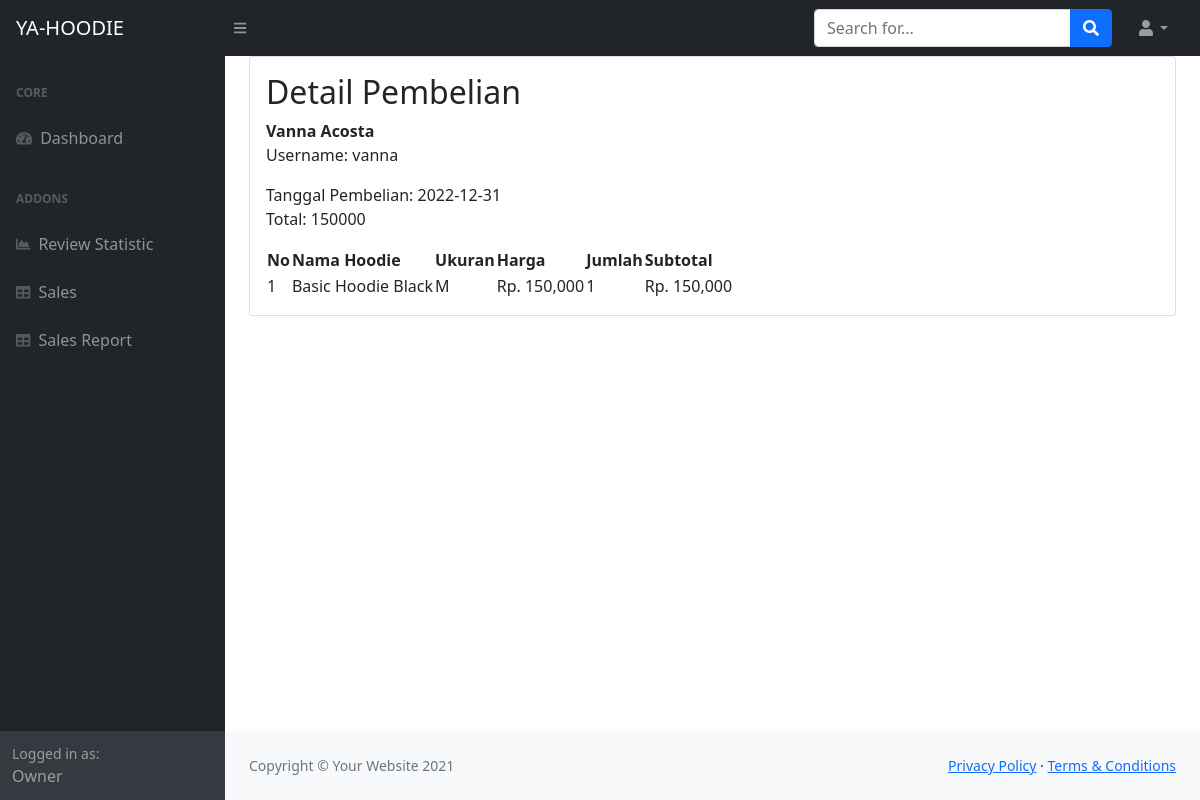
Page /yahoodie/dashboardOwner.php?halaman=detail&id=16 on the committed database.
### tables this page shows
CREATE TABLE `pembelian` (
  `id_pembelian` int NOT NULL,
  `idUser` int NOT NULL,
  `tanggal_pembelian` date NOT NULL,
  `total_pembelian` int NOT NULL,
  `alamat` varchar(255) NOT NULL
);

CREATE TABLE `users` (
  `idUser` int NOT NULL,
  `fullname` varchar(255) NOT NULL,
  `username` varchar(255) NOT NULL,
  `password` varchar(255) NOT NULL
);

CREATE TABLE `pembelian_produk` (
  `id_pembelian_produk` int NOT NULL,
  `id_pembelian` int NOT NULL,
  `kodeHoodie` int NOT NULL,
  `jumlah` int NOT NULL
);

CREATE TABLE `hoodie` (
  `kodeHoodie` int NOT NULL,
  `idAdmin` int NOT NULL,
  `namaHoodie` varchar(255) NOT NULL,
  `tipe` varchar(255) NOT NULL,
  `ukuran` varchar(255) NOT NULL,
  `harga` varchar(255) NOT NULL,
  `stock` varchar(255) NOT NULL,
  `gambar` varchar(255) DEFAULT NULL
);

### yahoodie/detail.php (the view)
<div class="container-fluid px-4">
    <div class="card mb-4">
        <div class="card-body">
            <h2>Detail Pembelian</h2>
            <?php
                include 'db.php';
                $hasil = mysqli_query($mysqli, "SELECT * FROM pembelian JOIN users ON pembelian.idUser=users.idUser WHERE pembelian.id_pembelian='$_GET[id]'");
                $detail = $hasil->fetch_assoc()
            ?>
            <strong><?php echo $detail['fullname'];?></strong><br>
            <p>
                Username: <?php echo $detail['username'];?>
            </p>
            <p>
                Tanggal Pembelian: <?php echo $detail['tanggal_pembelian'];?> <br>
                Total: <?php echo $detail['total_pembelian'];?>
            </p>
            <table id="datatablesSimple">
                <thead>
                    <tr>
                        <th>No</th>
                        <th>Nama Hoodie</th>
                        <th>Ukuran</th>
                        <th>Harga</th>
                        <th>Jumlah</th>
                        <th>Subtotal</th>
                    </tr>
                </thead>
                <tbody>
                    <?php
                        $nomor = 1;
                        $hasil = mysqli_query($mysqli, "SELECT * FROM pembelian_produk JOIN hoodie ON pembelian_produk.kodeHoodie=hoodie.kodeHoodie
                            WHERE pembelian_produk.id_pembelian='$_GET[id]'");
                        while ($pecah = $hasil->fetch_assoc()) {
                    ?>
                    <tr>
                        <td><?php echo $nomor; ?></td>
                        <td><?php echo $pecah['namaHoodie']; ?></td>
                        <td><?php echo $pecah['ukuran']; ?></td>
                        <td>Rp. <?php echo number_format($pecah['harga']); ?></td>
                        <td><?php echo $pecah['jumlah']; ?></td>
                        <td>
                            Rp. <?php echo number_format($pecah['harga']*$pecah['jumlah']); ?>
                        </td>
                    </tr>
                    <?php $nomor++;?>
                    <?php } ?>
                </tbody>
            </table>
        </div>
    </div>
</div>

### rows in the picture
pembelian: idUser.fullname "Vanna Acosta", idUser.username "vanna", tanggal_pembelian "2022-12-31", total_pembelian "150000"
pembelian_produk: kodeHoodie.namaHoodie "Basic Hoodie Black", kodeHoodie.ukuran "M", kodeHoodie.harga "150,000", jumlah "1", $pecah['harga']*$pecah['jumlah'] "150,000"
